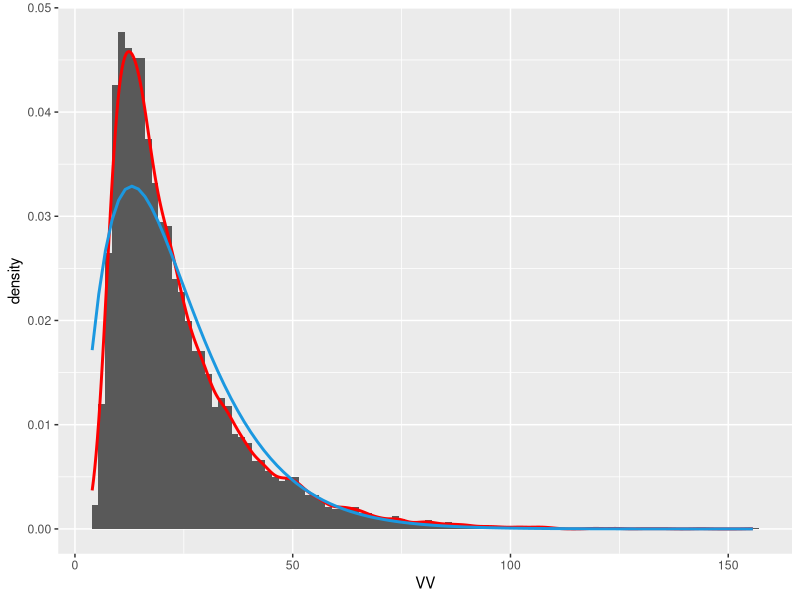
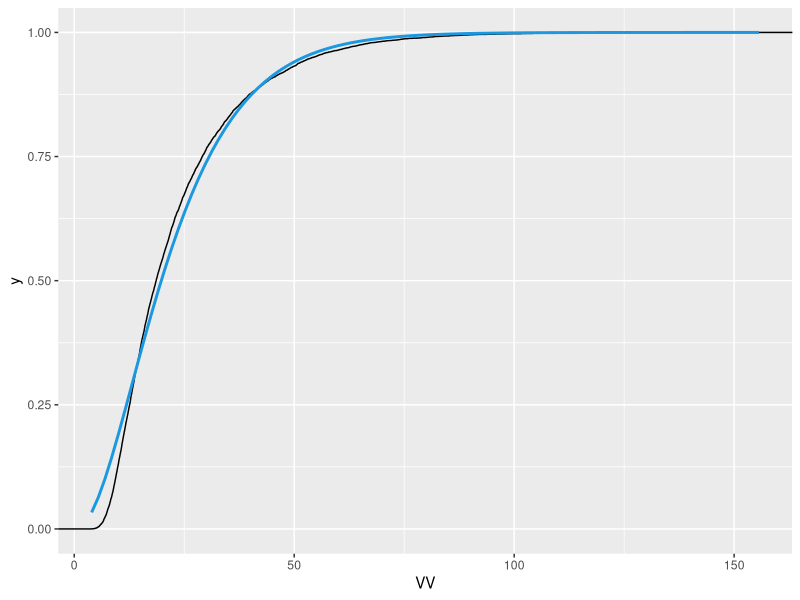

Generate these figures, in order, with R:
## ---- chunk 1
library(ggplot2)
## ---- chunk 2

# paramètres 
lambda_e <- 1/0.5
lambda_c <- 1/15
k <- 16

# Simulation d'un échantillon
n <- 10000;
VV <- rgamma(n,1,lambda_c) + rgamma(n,k,lambda_e)
VV <- as.data.frame(VV)

# Approximation
R <- sum(c(1,k)/c(lambda_c,lambda_e))
Q <- sum(c(1,k)/c(lambda_c,lambda_e)^2)
k_sum <- R^2/Q
lambda_sum <- k_sum/R
## ---- chunk 3
g <- ggplot(VV,aes(x=VV))+ geom_histogram(aes(y = ..density..),bins = 100) + geom_density(col='red',size=1)
g <- g+ stat_function(fun = dgamma,
                args = list(shape = k_sum,
                            rate = lambda_sum),
                col = "#1b98e0",
                size = 1)

g
## ---- chunk 4
g <- ggplot(VV,aes(x=VV))+ stat_ecdf(geom = "step") 
g <- g+ stat_function(fun = pgamma,
                args = list(shape = k_sum,
                            rate = lambda_sum),
                col = "#1b98e0",
                size = 1)

g
